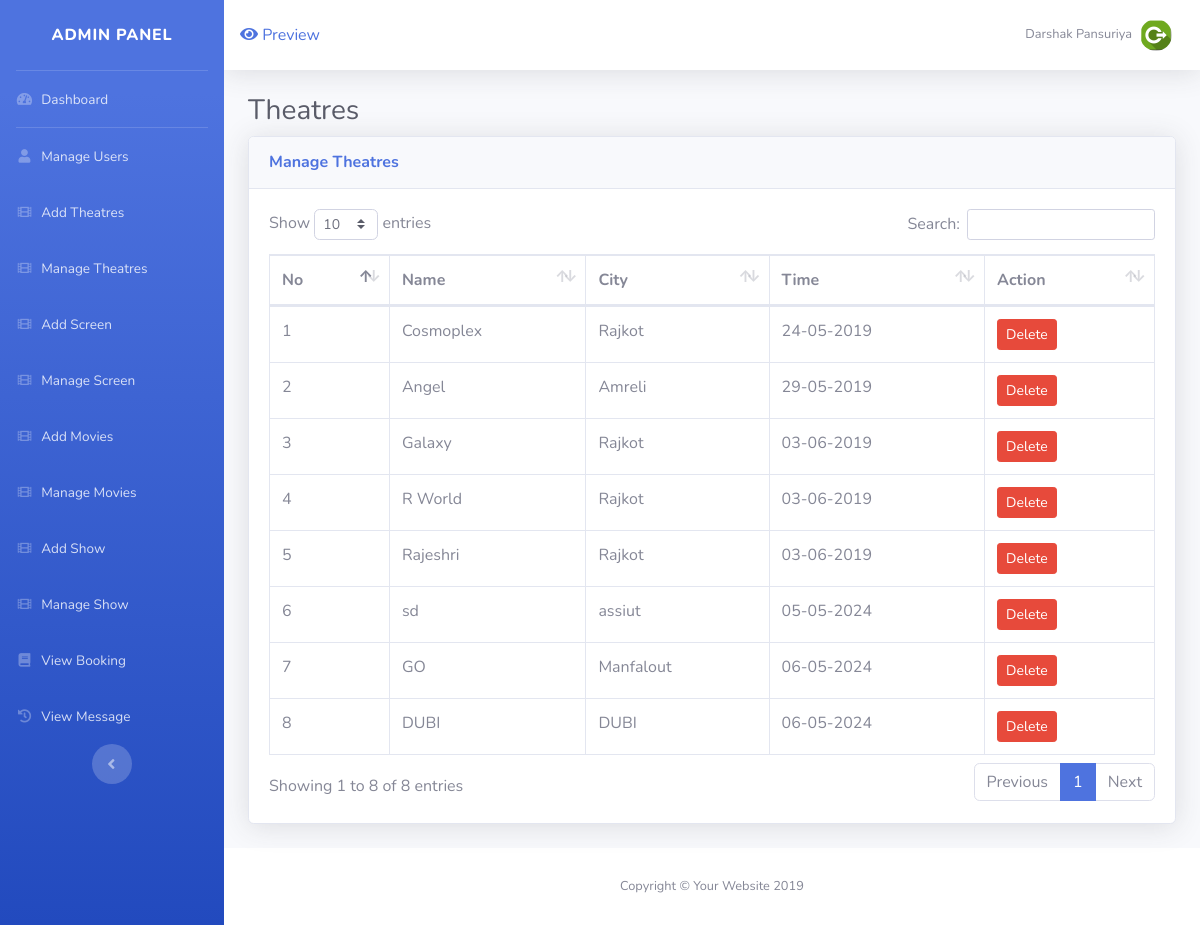
The app's page /admin/theatre_manage.php (signed in) with its own data.
### tables this page shows
CREATE TABLE `theatre` (
  `t_id` int(4) NOT NULL,
  `t_nm` varchar(30) NOT NULL,
  `t_city` varchar(30) NOT NULL,
  `t_time` bigint(40) NOT NULL,
  `t_status` int(11) DEFAULT 1
);

### admin/theatre_manage.php (the view, shortened to what this page needs)
<?php
	include("include/header.php");
	include("../include/config.php");
?>
<div class="container-fluid">
  <h1 class="h3 mb-2 text-gray-800">Theatres</h1>
  <div class="card shadow mb-4">
	<div class="card-header py-3">
	  <h6 class="m-0 font-weight-bold text-primary">Manage Theatres</h6>
	</div>
	<div class="card-body">
		<div class="table-responsive">
                <table class="table table-bordered" id="dataTable" width="100%" cellspacing="0">
<thead>
                    <tr>
                      <th>No</th>
                      <th>Name</th>
                      <th>City</th>
                      <th>Time</th>
                      <th>Action</th>
                    </tr>
                  </thead>
                  <tbody>
          <?php
  $sq=mysqli_query($con,"select * from theatre");
  $co=1;
while($row=mysqli_fetch_assoc($sq))
              {
       $tt=date('d-m-Y',$row['t_time']);
               echo'<tr>';
               echo'<td>'.$co.'</td>';
               echo'<td>'.$row['t_nm'].'</td>';
               echo'<td>'.$row['t_city'].'</td>';
              echo'<td>'.$tt.'</td>';
             echo'<td>';
             echo'<a href="../Models/Theatre.php?id='.$row['t_id'].'&del=1" class="btn btn-danger btn-sm  ">Delete</a></td>';
             $co++;
             }
             ?>
                    </tr>
                  </tbody>
                </table>
              </div>
	</div>
  </div>
</div>
<?php
	include("include/footer.php");
?>

### records on screen
theatre: t_nm "Cosmoplex", t_city "Rajkot", t_time "24-05-2019"
theatre: t_nm "Angel", t_city "Amreli", t_time "29-05-2019"
theatre: t_nm "Galaxy", t_city "Rajkot", t_time "03-06-2019"
theatre: t_nm "R World", t_city "Rajkot", t_time "03-06-2019"
theatre: t_nm "Rajeshri", t_city "Rajkot", t_time "03-06-2019"
theatre: t_nm "sd", t_city "assiut", t_time "05-05-2024"
theatre: t_nm "GO", t_city "Manfalout", t_time "06-05-2024"
theatre: t_nm "DUBI", t_city "DUBI", t_time "06-05-2024"

### other values on screen
$_SESSION['admin']['nm'] "Darshak Pansuriya"
